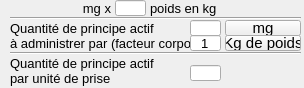
<?xml version="1.0" encoding="UTF-8"?>
<ui version="4.0">
 <class>C_PopupDialCorpoFact</class>
 <widget class="QWidget" name="C_PopupDialCorpoFact">
  <property name="geometry">
   <rect>
    <x>0</x>
    <y>0</y>
    <width>304</width>
    <height>88</height>
   </rect>
  </property>
  <property name="font">
   <font>
    <pointsize>10</pointsize>
   </font>
  </property>
  <property name="windowTitle">
   <string>Form</string>
  </property>
  <widget class="QLabel" name="label_kg_x">
   <property name="geometry">
    <rect>
     <x>0</x>
     <y>0</y>
     <width>111</width>
     <height>16</height>
    </rect>
   </property>
   <property name="text">
    <string> mg x</string>
   </property>
   <property name="alignment">
    <set>Qt::AlignRight|Qt::AlignTrailing|Qt::AlignVCenter</set>
   </property>
  </widget>
  <widget class="QLabel" name="label_QPA">
   <property name="geometry">
    <rect>
     <x>10</x>
     <y>20</y>
     <width>161</width>
     <height>16</height>
    </rect>
   </property>
   <property name="text">
    <string>Quantité de principe actif</string>
   </property>
  </widget>
  <widget class="QLineEdit" name="lineEdit_QPA">
   <property name="geometry">
    <rect>
     <x>190</x>
     <y>20</y>
     <width>31</width>
     <height>16</height>
    </rect>
   </property>
   <property name="text">
    <string/>
   </property>
   <property name="alignment">
    <set>Qt::AlignCenter</set>
   </property>
  </widget>
  <widget class="QLabel" name="label_QFC">
   <property name="geometry">
    <rect>
     <x>10</x>
     <y>35</y>
     <width>231</width>
     <height>16</height>
    </rect>
   </property>
   <property name="text">
    <string>à administrer par (facteur corporel)</string>
   </property>
  </widget>
  <widget class="QLineEdit" name="lineEdit_QFC">
   <property name="geometry">
    <rect>
     <x>190</x>
     <y>35</y>
     <width>31</width>
     <height>16</height>
    </rect>
   </property>
   <property name="text">
    <string>1</string>
   </property>
   <property name="alignment">
    <set>Qt::AlignCenter</set>
   </property>
  </widget>
  <widget class="QLabel" name="label_QPA_by_UP_0">
   <property name="geometry">
    <rect>
     <x>10</x>
     <y>55</y>
     <width>241</width>
     <height>16</height>
    </rect>
   </property>
   <property name="text">
    <string>Quantité de principe actif </string>
   </property>
  </widget>
  <widget class="QLineEdit" name="lineEdit_QPA_by_UP">
   <property name="geometry">
    <rect>
     <x>190</x>
     <y>65</y>
     <width>31</width>
     <height>16</height>
    </rect>
   </property>
   <property name="text">
    <string/>
   </property>
  </widget>
  <widget class="QLabel" name="label_QPA_by_UP_1">
   <property name="geometry">
    <rect>
     <x>10</x>
     <y>70</y>
     <width>171</width>
     <height>16</height>
    </rect>
   </property>
   <property name="text">
    <string>par unité de prise</string>
   </property>
  </widget>
  <widget class="Line" name="line">
   <property name="geometry">
    <rect>
     <x>10</x>
     <y>45</y>
     <width>291</width>
     <height>16</height>
    </rect>
   </property>
   <property name="orientation">
    <enum>Qt::Horizontal</enum>
   </property>
  </widget>
  <widget class="Line" name="line_2">
   <property name="geometry">
    <rect>
     <x>10</x>
     <y>10</y>
     <width>291</width>
     <height>16</height>
    </rect>
   </property>
   <property name="orientation">
    <enum>Qt::Horizontal</enum>
   </property>
  </widget>
  <widget class="QLabel" name="label_unit_FactCorpo">
   <property name="geometry">
    <rect>
     <x>150</x>
     <y>0</y>
     <width>81</width>
     <height>16</height>
    </rect>
   </property>
   <property name="text">
    <string>poids en kg</string>
   </property>
  </widget>
  <widget class="QLineEdit" name="lineEdit_poids">
   <property name="geometry">
    <rect>
     <x>115</x>
     <y>0</y>
     <width>31</width>
     <height>16</height>
    </rect>
   </property>
   <property name="text">
    <string/>
   </property>
  </widget>
  <widget class="QPushButton" name="pushButton_UPA">
   <property name="geometry">
    <rect>
     <x>225</x>
     <y>20</y>
     <width>76</width>
     <height>16</height>
    </rect>
   </property>
   <property name="font">
    <font>
     <pointsize>11</pointsize>
    </font>
   </property>
   <property name="text">
    <string>mg</string>
   </property>
  </widget>
  <widget class="QPushButton" name="pushButton_UFC">
   <property name="geometry">
    <rect>
     <x>225</x>
     <y>35</y>
     <width>76</width>
     <height>16</height>
    </rect>
   </property>
   <property name="font">
    <font>
     <pointsize>11</pointsize>
    </font>
   </property>
   <property name="text">
    <string>Kg de poids</string>
   </property>
  </widget>
 </widget>
 <resources/>
 <connections/>
</ui>
